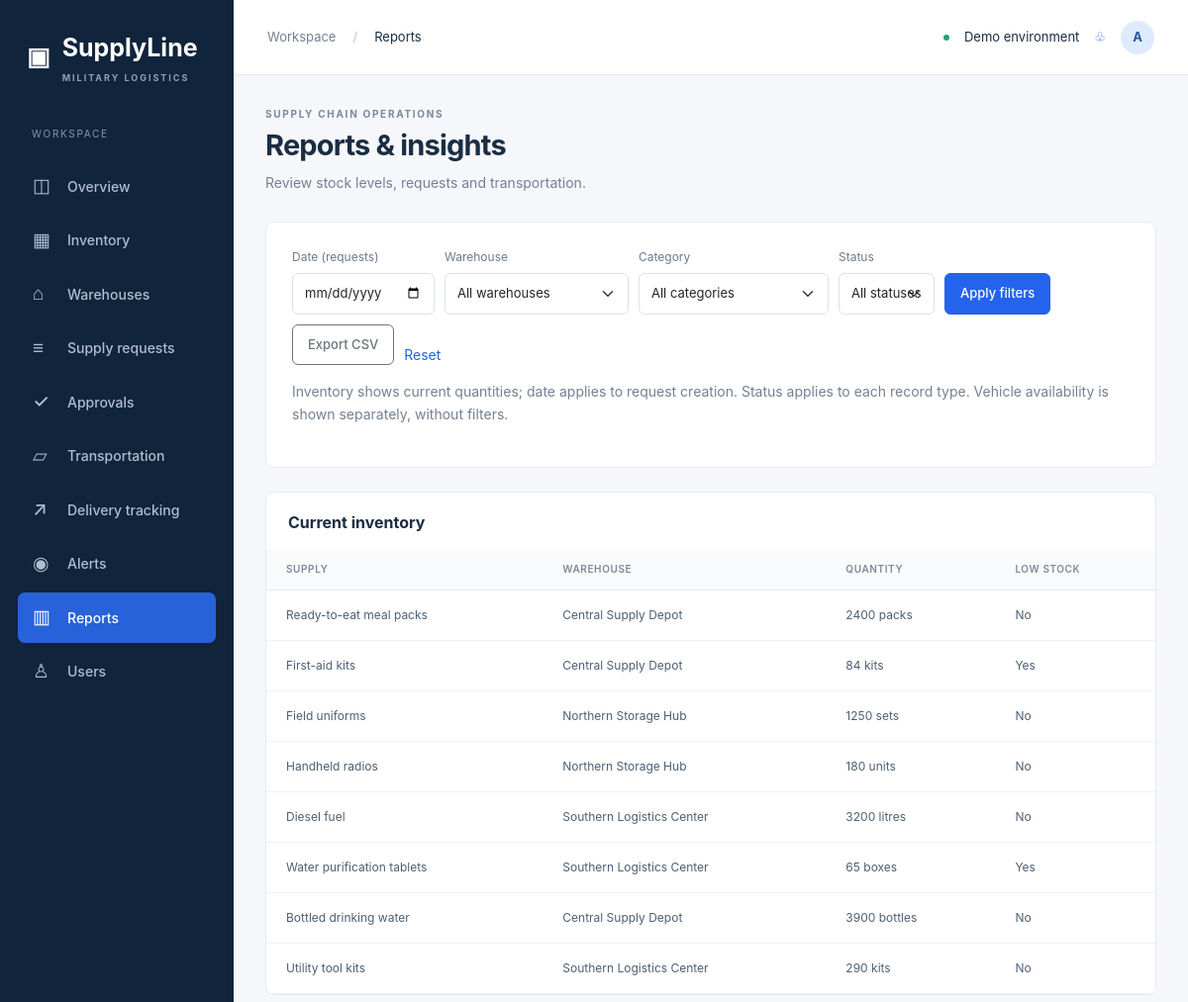
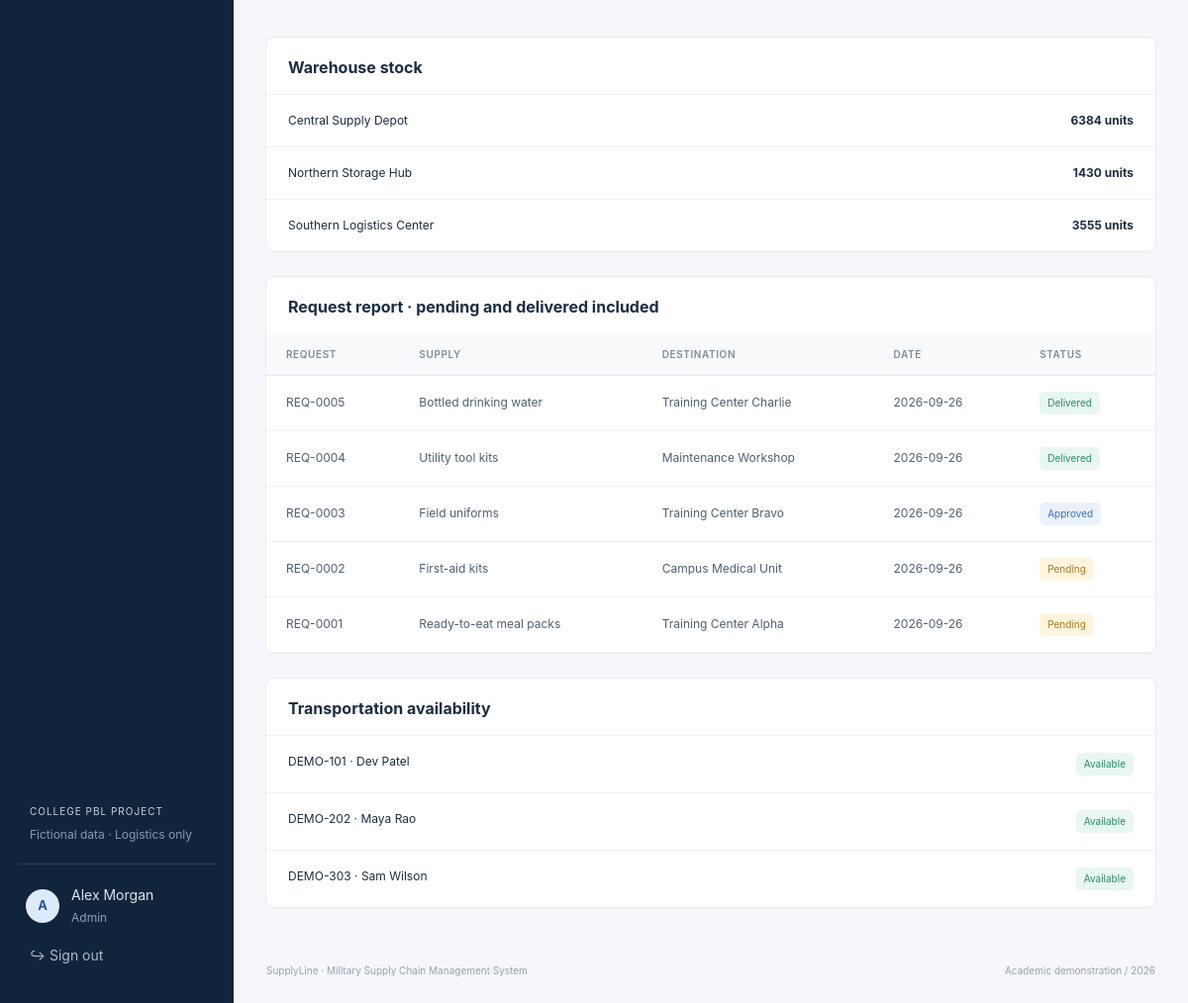
The app's page /reports (signed in) with its own data (2 pictures, top to bottom).
### tables this page shows
CREATE TABLE users(id INTEGER PRIMARY KEY,name TEXT NOT NULL,email TEXT UNIQUE NOT NULL,password TEXT NOT NULL,role TEXT NOT NULL CHECK(role IN ('Admin','Logistics Officer','Warehouse Staff')),warehouse_id INTEGER REFERENCES warehouses(id),CHECK(role!='Warehouse Staff' OR warehouse_id IS NOT NULL));

CREATE TABLE supplies(id INTEGER PRIMARY KEY,name TEXT NOT NULL,category TEXT NOT NULL,quantity INTEGER NOT NULL CHECK(quantity>=0),unit TEXT NOT NULL,warehouse_id INTEGER NOT NULL REFERENCES warehouses(id),minimum_stock INTEGER NOT NULL CHECK(minimum_stock>=0),expiry_date TEXT,status TEXT NOT NULL CHECK(status IN ('Active','Inactive')));

CREATE TABLE warehouses(id INTEGER PRIMARY KEY,name TEXT NOT NULL,location TEXT NOT NULL,capacity INTEGER NOT NULL CHECK(capacity>0),manager TEXT NOT NULL,contact TEXT NOT NULL,status TEXT NOT NULL CHECK(status IN ('Active','Inactive')));

CREATE TABLE requests(id INTEGER PRIMARY KEY,requester INTEGER NOT NULL REFERENCES users(id),supply_id INTEGER NOT NULL REFERENCES supplies(id),quantity INTEGER NOT NULL CHECK(quantity>0),source_warehouse INTEGER NOT NULL REFERENCES warehouses(id),destination TEXT NOT NULL,request_date TEXT NOT NULL DEFAULT CURRENT_TIMESTAMP,priority TEXT NOT NULL CHECK(priority IN ('Routine','High','Urgent')),status TEXT NOT NULL DEFAULT 'Pending' CHECK(status IN ('Pending','Approved','Rejected','In Transit','Delivered')),vehicle_id INTEGER REFERENCES vehicles(id),dispatch_date TEXT,expected_date TEXT,delivered_date TEXT);

CREATE TABLE vehicles(id INTEGER PRIMARY KEY,vehicle_number TEXT UNIQUE NOT NULL,vehicle_type TEXT NOT NULL,driver_name TEXT NOT NULL,source TEXT,destination TEXT,dispatch_date TEXT,expected_date TEXT,status TEXT NOT NULL DEFAULT 'Available' CHECK(status IN ('Available','In Transit')));

### app.py (the view, shortened to what this page needs)
@app.get('/reports')
@roles('Admin','Logistics Officer')
def reports():
    supplies=inventory(); reqs=request_rows()
    return render_template('reports.html',title='Reports',supplies=supplies,reqs=reqs,warehouses=rows('SELECT * FROM warehouses'),vehicles=rows('SELECT * FROM vehicles'))

### app.py (called while the page is built)
def db():
    if 'db' not in g:
        g.db = sqlite3.connect(app.config['DATABASE'])
        g.db.row_factory = sqlite3.Row
        g.db.execute('PRAGMA foreign_keys=ON')
    return g.db

def rows(sql, args=()):
    return db().execute(sql, args).fetchall()

def one(sql, args=()):
    return db().execute(sql, args).fetchone()

def roles(*allowed):
    def decorate(fn):
        @wraps(fn)
        def wrapped(*args, **kwargs):
            if not g.user:
                return redirect(url_for('login'))
            if allowed and g.user['role'] not in allowed:
                abort(403)
            return fn(*args, **kwargs)
        return wrapped
    return decorate

@app.before_request
def authenticate():
    g.user = one('SELECT * FROM users WHERE id=?', (session['user_id'],)) if session.get('user_id') else None
    session.setdefault('csrf', secrets.token_hex(24))
    if request.method == 'POST' and not secrets.compare_digest(session['csrf'], request.form.get('csrf', '')):
        abort(400, 'Invalid form token. Refresh the page and try again.')

@app.context_processor
def context():
    return dict(user=g.user, csrf=session.get('csrf'), categories=CATEGORIES, roles_list=ROLES, today=date.today().isoformat())

def inventory():
    query = 'SELECT s.*,w.name warehouse FROM supplies s JOIN warehouses w ON w.id=s.warehouse_id WHERE 1=1'
    args = []
    if g.user['role'] == 'Warehouse Staff':
        query += ' AND s.warehouse_id=?'; args.append(g.user['warehouse_id'])
    for field, column in [('warehouse', 's.warehouse_id'), ('category', 's.category'), ('status', 's.status')]:
        if request.args.get(field):
            query += f' AND {column}=?'; args.append(request.args[field])
    if request.args.get('q'):
        query += ' AND s.name LIKE ?'; args.append('%' + request.args['q'] + '%')
    return rows(query + ' ORDER BY s.id', args)

### templates/reports.html
{% extends 'base.html' %}{% from 'macros.html' import heading,badge with context %}{% block content %}{{heading('Reports & insights','Review stock levels, requests and transportation.')}}<section class="panel form-panel"><form method="get" class="filters"><label>Date (requests)<input class="form-control" type="date" name="date" value="{{request.args.get('date','')}}"></label><label>Warehouse<select class="form-select" name="warehouse"><option value="">All warehouses</option>{% for w in warehouses %}<option value="{{w.id}}" {{'selected' if request.args.get('warehouse')==w.id|string}}>{{w.name}}</option>{% endfor %}</select></label><label>Category<select class="form-select" name="category"><option value="">All categories</option>{% for c in categories %}<option {{'selected' if request.args.get('category')==c}}>{{c}}</option>{% endfor %}</select></label><label>Status<select name="status" class="form-select"><option value="">All statuses</option>{% for s in ['Active','Inactive','Pending','Approved','Rejected','In Transit','Delivered'] %}<option {{'selected' if request.args.get('status')==s}}>{{s}}</option>{% endfor %}</select></label><button class="btn btn-primary">Apply filters</button><button class="btn btn-outline-secondary" name="export" value="csv">Export CSV</button><a href="{{url_for('reports')}}">Reset</a></form><p class="muted mt-3">Inventory shows current quantities; date applies to request creation. Status applies to each record type. Vehicle availability is shown separately, without filters.</p></section><div class="dashboard-bottom"><section class="panel"><div class="panel-heading"><h2>Current inventory</h2></div><div class="table-responsive"><table class="table"><thead><tr><th>Supply</th><th>Warehouse</th><th>Quantity</th><th>Low stock</th></tr></thead><tbody>{% for s in supplies %}<tr><td>{{s.name}}</td><td>{{s.warehouse}}</td><td>{{s.quantity}} {{s.unit}}</td><td>{{'Yes' if s.quantity<s.minimum_stock else 'No'}}</td></tr>{% else %}<tr><td colspan="4">No matching supplies.</td></tr>{% endfor %}</tbody></table></div></section><section class="panel"><div class="panel-heading"><h2>Warehouse stock</h2></div>{% for w in warehouses %}{% set stock=supplies|selectattr('warehouse_id','equalto',w.id)|sum(attribute='quantity') %}<div class="report-row"><span>{{w.name}}</span><b>{{stock}} units</b></div>{% endfor %}</section></div><section class="panel"><div class="panel-heading"><h2>Request report · pending and delivered included</h2></div><div class="table-responsive"><table class="table"><thead><tr><th>Request</th><th>Supply</th><th>Destination</th><th>Date</th><th>Status</th></tr></thead><tbody>{% for r in reqs %}<tr><td>REQ-{{'%04d'|format(r.id)}}</td><td>{{r.supply}}</td><td>{{r.destination}}</td><td>{{r.request_date[:10]}}</td><td>{{badge(r.status)}}</td></tr>{% else %}<tr><td colspan="5">No matching requests.</td></tr>{% endfor %}</tbody></table></div></section><section class="panel"><div class="panel-heading"><h2>Transportation availability</h2></div>{% for v in vehicles %}<div class="report-row"><span>{{v.vehicle_number}} · {{v.driver_name}}</span>{{badge(v.status)}}</div>{% endfor %}</section>{% endblock %}

### templates/base.html
<!doctype html><html lang="en"><head><meta charset="utf-8"><meta name="viewport" content="width=device-width,initial-scale=1"><title>{{title}} · SupplyLine</title><link rel="stylesheet" href="{{url_for('static',filename='vendor/bootstrap.min.css')}}"><link rel="stylesheet" href="{{url_for('static',filename='css/style.css')}}"></head><body>{% if user %}<aside id="sidebar"><a class="brand" href="/">▣ <span>SupplyLine<small>MILITARY LOGISTICS</small></span></a><div class="workspace-label">WORKSPACE</div><nav>{% for endpoint,label,icon in [('dashboard','Overview','◫'),('inventory_page','Inventory','▦'),('warehouses_page','Warehouses','⌂'),('requests_page','Supply requests','≡'),('approvals','Approvals','✓'),('transportation','Transportation','▱'),('tracking','Delivery tracking','↗'),('alerts','Alerts','◉'),('reports','Reports','▥'),('users_page','Users','♙')] %}{% if user.role!='Warehouse Staff' or endpoint in ['dashboard','inventory_page','warehouses_page','tracking','alerts'] %}{% if endpoint!='users_page' or user.role=='Admin' %}<a class="{{'active' if request.endpoint==endpoint}}" href="{{url_for(endpoint)}}"><span>{{icon}}</span>{{label}}</a>{% endif %}{% endif %}{% endfor %}</nav><div class="sidebar-bottom"><div class="demo-note">COLLEGE PBL PROJECT<small>Fictional data · Logistics only</small></div><a class="profile-link" href="{{url_for('profile')}}"><b class="avatar">{{user.name[:1]}}</b><span>{{user.name}}<small>{{user.role}}</small></span></a><form method="post" action="{{url_for('logout')}}"><input type="hidden" name="csrf" value="{{csrf}}"><button class="logout">↪ Sign out</button></form></div></aside>{% endif %}<div class="{{'shell' if user else 'login-shell'}}">{% if user %}<header><div><button id="menu-toggle" aria-label="Toggle navigation">☰</button><span class="muted">Workspace</span><span class="crumb">/</span>{{title}}</div><div class="header-right"><span class="live-dot"></span> Demo environment <a href="{{url_for('alerts')}}" aria-label="View alerts">♧</a><a class="avatar" href="{{url_for('profile')}}">{{user.name[:1]}}</a></div></header>{% endif %}<main>{% for category,message in get_flashed_messages(with_categories=true) %}<div role="alert" class="alert alert-{{category}}">{{message}}</div>{% endfor %}{% block content %}{% endblock %}</main>{% if user %}<footer>SupplyLine · Military Supply Chain Management System <span>Academic demonstration / {{today[:4]}}</span></footer>{% endif %}</div><script src="{{url_for('static',filename='js/script.js')}}"></script>{% block scripts %}{% endblock %}</body></html>

### templates/macros.html (shortened to what this page needs)
{% macro badge(status) %}<span class="status status-{{status|lower|replace(' ','-')}}">{{status}}</span>{% endmacro %}{% macro heading(title,description) %}<div class="page-heading"><div><div class="eyebrow">SUPPLY CHAIN OPERATIONS</div><h1>{{title}}</h1><p>{{description}}</p></div></div>{% endmacro %}

### static/css/style.css (style rules this page uses)
:root { --navy:#10243b;--blue:#2463eb;--muted:#748092;--border:#e6eaf0;--bg:#f5f7fb;--ink:#1b2d43 }
* { box-sizing:border-box }
body { margin:0;background:var(--bg);color:var(--ink);font-family:Inter,-apple-system,BlinkMacSystemFont,'Segoe UI',sans-serif;font-size:14px }
a { color:#2764d6;text-decoration:none }
h1 { font-size:29px;letter-spacing:-.8px;font-weight:700;margin:7px 0 9px }
h2 { font-size:16px;font-weight:650;margin:0 0 7px }
p { line-height:1.6 }
small { font-size:12px }
aside { position:fixed;inset:0 auto 0 0;width:236px;background:var(--navy);color:#c8d3e0;padding:30px 18px;display:flex;flex-direction:column;z-index:30 }
.brand { color:#fff;display:flex;gap:12px;font-size:25px;font-weight:750;align-items:center;padding:0 9px }
.brand small { display:block;letter-spacing:2px;font-size:9px;color:#8da1b8;margin-top:4px }
.workspace-label { font-size:10px;letter-spacing:1.7px;color:#8298b1;margin:43px 14px 16px }
nav a { display:flex;gap:13px;align-items:center;color:#afbed0;padding:11px 15px;border-radius:7px;margin:4px 0;font-weight:500 }
nav a span { font-size:19px;width:22px }
nav a.active { color:#fff;background:#2862da }
.sidebar-bottom { margin-top:auto }
.demo-note { font-size:10px;letter-spacing:1px;padding:25px 12px 20px;border-bottom:1px solid #2c3d52 }
.demo-note small { display:block;letter-spacing:0;color:#879bb3;margin-top:7px }
.profile-link { display:flex;align-items:center;gap:12px;color:#dce5ef;margin:20px 8px 10px }
.profile-link small { display:block;color:#90a1b7;margin-top:4px }
.avatar { display:inline-flex;border-radius:50%;background:#deebfc;color:#2457a1;align-items:center;justify-content:center;width:34px;height:34px;font-size:13px;font-weight:700 }
.logout { background:transparent;color:#acbbce;border:0;padding:8px 12px }
.shell { margin-left:236px }
header { height:76px;border-bottom:1px solid var(--border);background:#fff;display:flex;justify-content:space-between;align-items:center;padding:0 34px;font-size:13px }
.crumb { padding:0 17px;color:#bac3cf }
.header-right { display:flex;gap:15px;align-items:center }
.live-dot { width:6px;height:6px;background:#20a27c;border-radius:50% }
.muted { color:var(--muted) }
main { max-width:1680px;margin:auto;padding:32px }
.page-heading { display:flex;justify-content:space-between;align-items:center;margin-bottom:28px }
.page-heading p { color:var(--muted);margin:0 }
.eyebrow { font-size:10px;letter-spacing:1.7px;font-weight:700;color:#79889b }
.btn { font-size:13px;border-radius:6px;padding:10px 15px;font-weight:550 }
.btn-primary { background:var(--blue);border-color:var(--blue) }
.panel { background:#fff;border:1px solid var(--border);border-radius:9px;margin-bottom:24px;overflow:hidden }
.panel-heading { padding:21px 22px 17px;display:flex;align-items:center;justify-content:space-between;gap:15px }
.panel-heading h2 { margin:0 }
.dashboard-bottom { display:grid;grid-template-columns:1.9fr 1fr;gap:20px }
.table { margin:0;font-size:12px;--bs-table-color:#4d5f73;vertical-align:middle }
.table th { background:#f9fafc;font-size:10px;text-transform:uppercase;letter-spacing:.6px;font-weight:600;color:#7d8a9b;padding:13px 20px;border-color:var(--border) }
.table td { padding:16px 20px;border-color:#eef1f5 }
.status { display:inline-block;font-size:10px;border-radius:5px;padding:4px 8px;color:#687b90;background:#edf1f6;white-space:nowrap }
.status-pending,.status-high,.status-near-expiry,.status-low-stock { color:#ad761b;background:#fff5df }
.status-approved,.status-in-transit,.status-logistics-officer { color:#3b71c2;background:#eaf2ff }
.status-delivered,.status-active,.status-available { color:#2a8c6c;background:#e8f7ef }
footer { display:flex;justify-content:space-between;padding:0 33px 25px;color:#97a2af;font-size:10px }
.filters { display:flex;gap:10px;align-items:end;flex-wrap:wrap }
.filters input,.filters select { width:auto;max-width:230px;font-size:13px }
.filters label { font-size:12px;color:#6d7b8e }
.form-panel { padding:26px;max-width:1100px }
.form-control,.form-select { font-size:14px;padding:10px 12px;border-color:#dce2eb;margin-top:7px }
.report-row { display:flex;justify-content:space-between;padding:17px 22px;border-top:1px solid #edf0f5;font-size:12px }
button,a,input,select,summary { outline-offset:4px }
@media (max-width:1200px) { .dashboard-bottom { grid-template-columns:1fr } }
aside { overflow-y:auto }

### records on screen
users: name "A", name "Alex Morgan", role "Admin"
supplies: name "Ready-to-eat meal packs", warehouse "Central Supply Depot", quantity "2400", unit "packs", quantity+minimum_stock "No"
supplies: name "First-aid kits", warehouse "Central Supply Depot", quantity "84", unit "kits", quantity+minimum_stock "Yes"
supplies: name "Field uniforms", warehouse "Northern Storage Hub", quantity "1250", unit "sets", quantity+minimum_stock "No"
supplies: name "Handheld radios", warehouse "Northern Storage Hub", quantity "180", unit "units", quantity+minimum_stock "No"
supplies: name "Diesel fuel", warehouse "Southern Logistics Center", quantity "3200", unit "litres", quantity+minimum_stock "No"
supplies: name "Water purification tablets", warehouse "Southern Logistics Center", quantity "65", unit "boxes", quantity+minimum_stock "Yes"
supplies: name "Bottled drinking water", warehouse "Central Supply Depot", quantity "3900", unit "bottles", quantity+minimum_stock "No"
supplies: name "Utility tool kits", warehouse "Southern Logistics Center", quantity "290", unit "kits", quantity+minimum_stock "No"
warehouses: name "Central Supply Depot", stock "6384"
warehouses: name "Northern Storage Hub", stock "1430"
warehouses: name "Southern Logistics Center", stock "3555"
requests: id "0005", supply "Bottled drinking water", destination "Training Center Charlie", request_date "2026-09-26", status "Delivered"
requests: id "0004", supply "Utility tool kits", destination "Maintenance Workshop", request_date "2026-09-26", status "Delivered"
requests: id "0003", supply "Field uniforms", destination "Training Center Bravo", request_date "2026-09-26", status "Approved"
requests: id "0002", supply "First-aid kits", destination "Campus Medical Unit", request_date "2026-09-26", status "Pending"
requests: id "0001", supply "Ready-to-eat meal packs", destination "Training Center Alpha", request_date "2026-09-26", status "Pending"
vehicles: vehicle_number "DEMO-101", driver_name "Dev Patel", status "Available"
vehicles: vehicle_number "DEMO-202", driver_name "Maya Rao", status "Available"
vehicles: vehicle_number "DEMO-303", driver_name "Sam Wilson", status "Available"

### other values on screen
{{ icon }} "◫" "▦" "⌂" "≡" "✓" "▱" "↗" "◉" "▥" "♙"
{{ label }} "Overview" "Inventory" "Warehouses" "Supply requests" "Approvals" "Transportation" "Delivery tracking" "Alerts" "Reports" "Users"
{{ title }} "Reports"
{{ title }} "Reports & insights"
{{ description }} "Review stock levels, requests and transportation."
